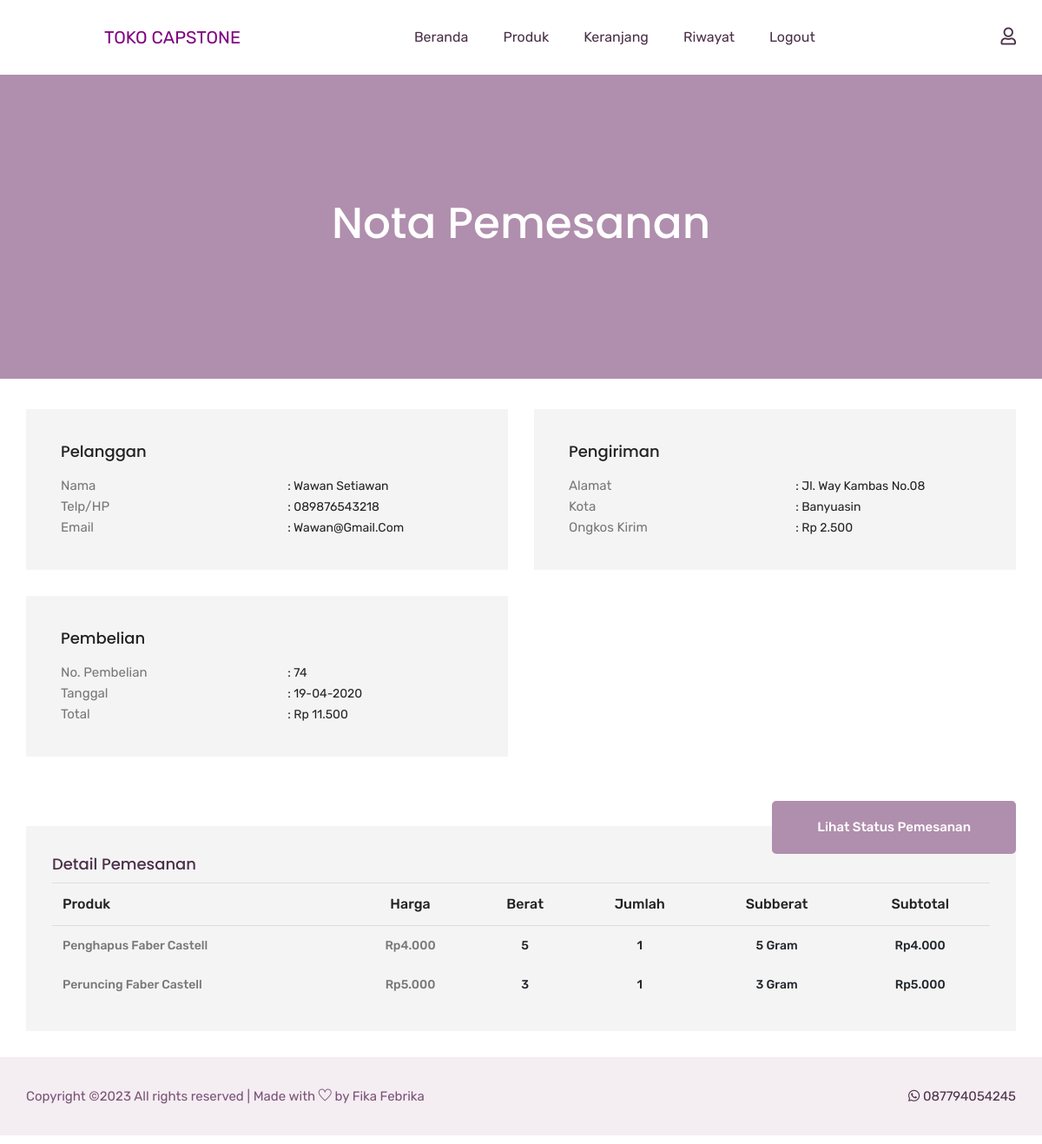
/tokocapstone.rf.gd/nota.php?id=74 (signed in), run on the app's committed database.
### tables this page shows
CREATE TABLE `pembelian` (
  `id_pembelian` int(11) NOT NULL,
  `id_pelanggan` int(11) NOT NULL,
  `id_ongkir` int(11) NOT NULL,
  `tanggal_pembelian` date NOT NULL,
  `total_pembelian` int(11) NOT NULL,
  `nama_kota` varchar(30) NOT NULL,
  `tarif` int(11) NOT NULL,
  `alamat_pengiriman` text NOT NULL,
  `status_pembelian` varchar(50) NOT NULL DEFAULT 'Pending',
  `resi_pengiriman` varchar(20) NOT NULL
);

CREATE TABLE `pelanggan` (
  `id_pelanggan` int(11) NOT NULL,
  `email_pelanggan` varchar(30) NOT NULL,
  `password_pelanggan` varchar(255) NOT NULL,
  `nama_pelanggan` varchar(30) NOT NULL,
  `telepon_pelanggan` varchar(30) NOT NULL,
  `alamat_pelanggan` text NOT NULL
);

CREATE TABLE `pembelian_produk` (
  `id_pembelian_produk` int(11) NOT NULL,
  `id_pembelian` int(11) NOT NULL,
  `id_produk` int(11) NOT NULL,
  `jumlah` int(11) NOT NULL,
  `nama` varchar(30) NOT NULL,
  `harga` int(11) NOT NULL,
  `berat` int(11) NOT NULL,
  `subberat` int(11) NOT NULL,
  `subharga` int(11) NOT NULL
);

### tokocapstone.rf.gd/nota.php (the view, shortened to what this page needs)
<?php
include 'koneksi.php';
?>
<!doctype html>
<html lang="zxx">
<head>
    <link rel="stylesheet" href="css/bootstrap.min.css">
    <link rel="stylesheet" href="css/animate.css">
    <link rel="stylesheet" href="css/owl.carousel.min.css">
    <link rel="stylesheet" href="css/all.css">
    <link rel="stylesheet" href="css/flaticon.css">
    <link rel="stylesheet" href="css/themify-icons.css">
    <link rel="stylesheet" href="css/magnific-popup.css">
    <link rel="stylesheet" href="css/slick.css">
    <link rel="stylesheet" href="css/style.css">
</head>
<body>
    <?php include 'header.php'; ?>
    <section class="breadcrumb_part">
        <div class="container">
            <div class="row">
                <div class="col-lg-12">
                    <div class="breadcrumb_iner">
                        <h2>nota pemesanan</h2>
                    </div>
                </div>
            </div>
        </div>
    </section>
    <section class="confirmation_part" style="padding-top: 35px">
        <div class="container">
            <?php
            $ambil = $dbh->query("SELECT * FROM pembelian JOIN pelanggan ON pembelian.id_pelanggan=pelanggan.id_pelanggan WHERE pembelian.id_pembelian='$_GET[id]'");
            $detail = $ambil->fetch(PDO::FETCH_ASSOC);
            ?>
            <div class="row">
                <div class="col-lg-6 col-lx-4">
                    <div class="single_confirmation_details">
                        <h4>Pelanggan</h4>
                        <ul>
                            <li>
                                <p>Nama</p><span> : <?php echo $detail['nama_pelanggan']; ?></span>
                            </li>
                            <li>
                                <p>Telp/HP</p><span> : <?php echo $detail['telepon_pelanggan'] ?></span>
                            </li>
                            <li>
                                <p>Email</p><span> : <?php echo $detail['email_pelanggan'] ?></span>
                            </li>
                        </ul>
                    </div>
                </div>
                <div class="col-lg-6 col-lx-4">
                    <div class="single_confirmation_details">
                        <h4>Pengiriman</h4>
                        <ul>
                            <li>
                                <p>Alamat</p><span> : <?php echo $detail['alamat_pengiriman']; ?></span>
                            </li>
                            <li>
                                <p>Kota</p><span> : <?php echo $detail['nama_kota'] ?></span>
                            </li>
                            <li>
                                <p>Ongkos Kirim</p><span> : Rp <?php echo number_format($detail['tarif'],0,",","."); ?></span>
                            </li>
                        </ul>
                    </div>
                </div>
                <div class="col-lg-6 col-lx-4">
                    <div class="single_confirmation_details">
                        <h4>Pembelian</h4>
                        <ul>
                            <li>
                                <p>No. Pembelian</p><span> : <?php echo $detail['id_pembelian'] ?></span>
                            </li>
                            <li>
                                <p>Tanggal</p><span> : <?php echo date('d-m-Y', strtotime($detail["tanggal_pembelian"])) ?></span>
                            </li>
                            <li>
                                <p>Total</p><span> : Rp <?php echo number_format($detail['total_pembelian'],0,",",".") ?></span>
                            </li>
                        </ul>
                    </div>
                </div>
            </div>
                <div class="row">
                    <div class="col-lg-12" style="width: 200%">
                        <div class="checkout_btn_inner float-right">
                        <br>
                        <a class="btn_1" name="status" href="riwayat.php">Lihat Status Pemesanan</a>
                    </div>
                <div class="order_details_iner">
                <h3>Detail Pemesanan</h3>
                <table class="table table-borderless" style="text-align: center">
                    <thead>
                        <tr>
                            <th scope="col" style="text-align: left;">Produk</th>
                            <th scope="col">Harga</th>
                            <th scope="col">Berat</th>
                            <th scope="col">Jumlah</th>
                            <th scope="col">Subberat</th>
                            <th scope="col">Subtotal</th>
                        </tr>
                    </thead>
                    <tbody>
                        <?php $ambil=$dbh->query("SELECT* FROM pembelian_produk WHERE id_pembelian='$_GET[id]'"); ?>
                        <?php while($pecah=$ambil->fetch(PDO::FETCH_ASSOC)) { ?>
                        <tr>
                            <th style="text-align: left;"><span><?php echo $pecah['nama']; ?></span></th>
                            <th> <span>Rp<?php echo number_format($pecah['harga'],0,",","."); ?></span></th>
                            <th><?php echo $pecah['berat']; ?></th>
                            <th><?php echo $pecah['jumlah']; ?></th>
                            <th><?php echo $pecah['subberat']; ?> gram</th>
                            <th>Rp<?php echo number_format($pecah['subharga'],0,",","."); ?></th>
                        </tr>
                        <?php } ?>
                    </tbody>
                </table>
            </div>
        </div>
    </section>
    <?php include 'footer.php'; ?>
</body>
</html>

### data on the page
pembelian: id_pelanggan.nama_pelanggan "Wawan Setiawan", id_pelanggan.telepon_pelanggan "089876543218", id_pelanggan.email_pelanggan "Wawan@gmail.com", alamat_pengiriman "Jl. Way Kambas No.08", nama_kota "Banyuasin", tarif "2.500", id_pembelian "74", tanggal_pembelian "19-04-2020", total_pembelian "11.500"
pembelian_produk: nama "Penghapus Faber Castell", harga "4.000", berat "5", jumlah "1", subberat "5", subharga "4.000"
pembelian_produk: nama "Peruncing Faber Castell", harga "5.000", berat "3", jumlah "1", subberat "3", subharga "5.000"
